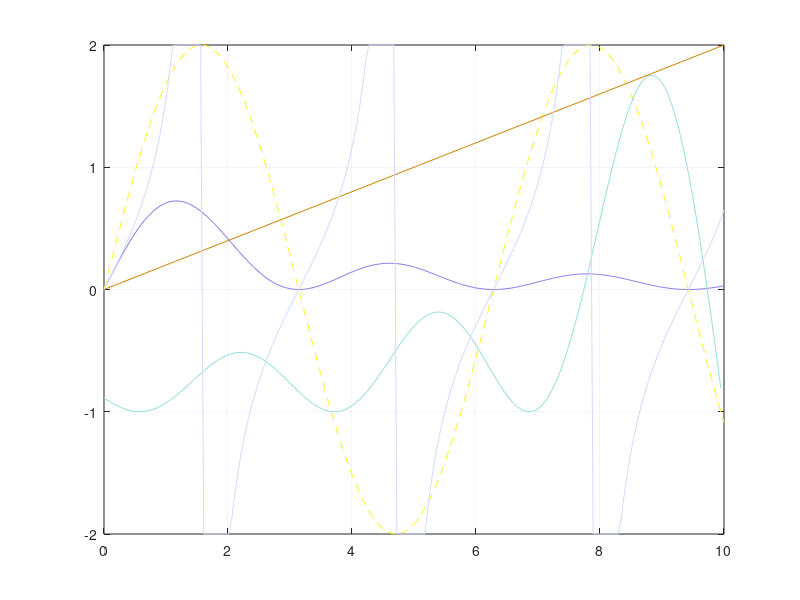

Source code (MATLAB):
x = linspace(0, 10, 200);
y1 = 2.*sin(x);
y2 = sin(x).^2./x;
y3 = 3.8.*(sin(10-x).^2./(10-x))-1;
y4 = x./5;
y5 = tan(x);

y5(y5 > 2) = 2;
y5(y5 < -2) = -2;

c1 = [255, 242, 29]./255; % Bright yellow point in 'screen-used-lcars'
c2 = [137, 125, 233]./255; %  % Darker purle grid in 'screen-used-lcars'
c3 = [150, 222, 221]./255; % Blueish from top circle in 208897-20
c4 = [202, 129, 1]./255; % Brightestst orange in the circle aroudn the blue circle (c3), both in top, of 208897-20.

c_grid = [212, 217, 255]./255; % Lighter purpley gray from bigger circle around planet in 'screen-used-lcars'

hold off;
plot(x, y1, 'LineStyle', '--', 'Color', c1);
hold on;
plot(x, y2, 'Color', c2);
plot(x, y3, 'Color', c3);
plot(x, y4, 'Color', c4);
plot(x, y5, 'Color', c_grid);
grid on;
set(gca,'Color','k');
set(gca, 'GridColor', c_grid);
set(gca, 'GridAlpha', .3); % Default is .15
lgnd = legend(gca);
set(lgnd, 'Color', [1,1,1]);
set(lgnd, 'Visible', 'off');
legend('Data 1', 'Data 2', 'Data 3', 'Data 4', 'Data 5');